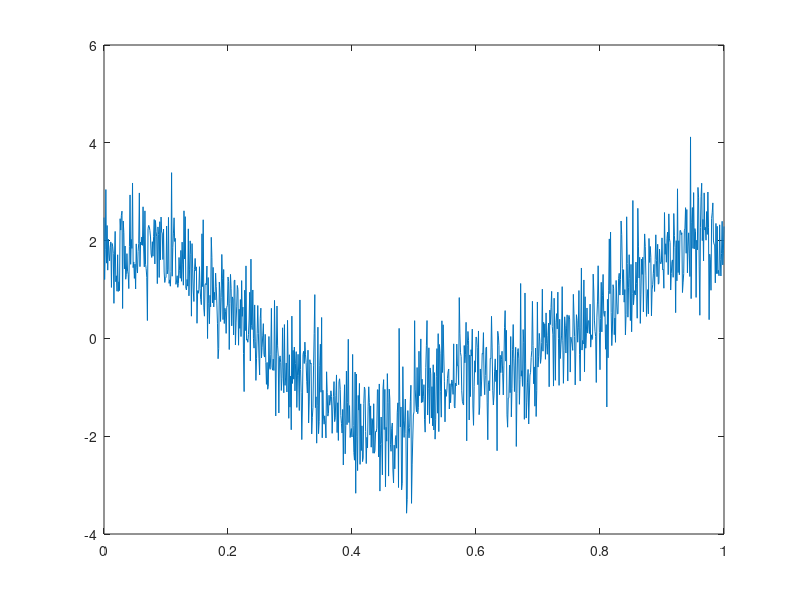
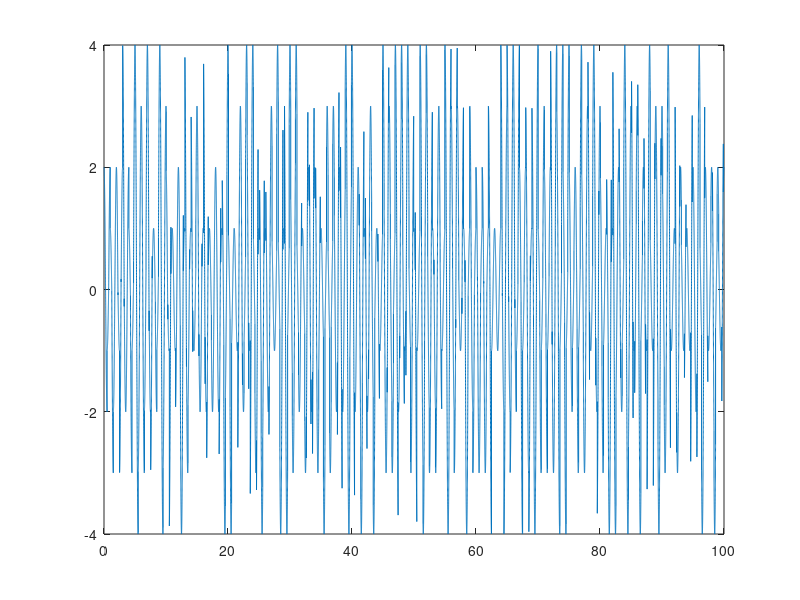
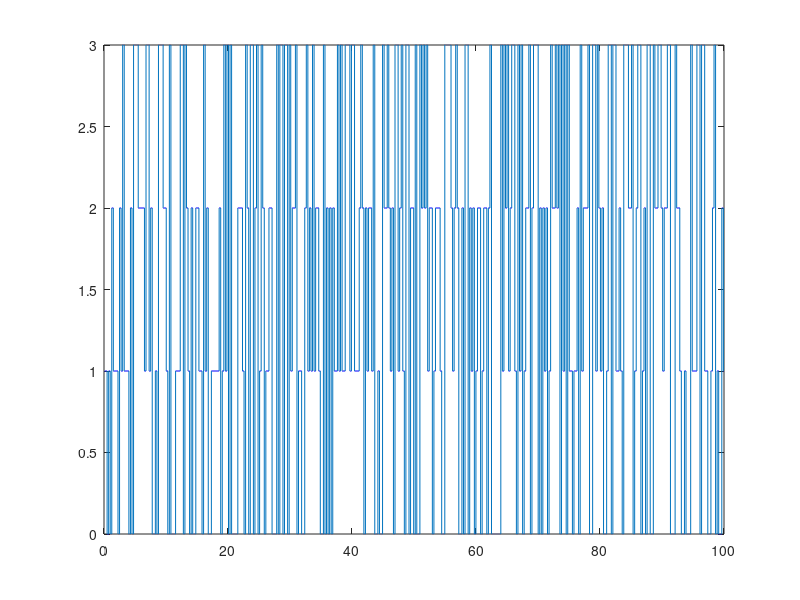

Source code (MATLAB) for these figures, in order: (Note: this script raises an error after producing the figures.)
% Establish Fs
Fs = 1000;

% Define Sampling Period
T = 1/Fs;

% Define Length of Signal in time (ms)
L = 100000; % Same as 1 second

% Number of samples per sine_wave
number_of_samples = 360;

% Create time array for symbols with sampling period
t = (0:L-1)*T;

% Binary signal
binary_signal = zeros(1,length(t));

% Output Y signal
y = zeros(1,length(t));

% Generate first random value
%rand_value = randi([0 1]);
rand_value = 1;

% Assign first random value to binary signal
binary_signal(1,1) = rand_value;

% FSK Center Frequencies
Fc1 = 1;

% Establish Bit Rate
Rb = 250;

% Number of Samples
num_samples = (Fs/Rb)*(L/Fs);

% Create Feature Matrix
feature_matrix = zeros(num_samples,6);

% Establish Baud Rate
Baud_rate = 250;

for i=1:(length(t))
    
    if(mod(i,(Fs/4)+1) == 0)
        rand_value = randi([0 3]);
        binary_signal(1,i) = rand_value;
            if(rand_value == 0)
                y(1,i) = 1*cos(2*pi*t(1,i)*Fc1);
            elseif(rand_value == 1)
                y(1,i) = 2*cos(2*pi*t(1,i)*Fc1);
            elseif(rand_value == 2)
                y(1,i) = 3*cos(2*pi*t(1,i)*Fc1);
            elseif(rand_value == 3)
                y(1,i) = 4*cos(2*pi*t(1,i)*Fc1);                
            end

    else
            binary_signal(1,i) = rand_value;
            if(rand_value == 0)
                y(1,i) = 1*cos(2*pi*t(1,i)*Fc1);
            elseif(rand_value == 1)
                y(1,i) = 2*cos(2*pi*t(1,i)*Fc1);
            elseif(rand_value == 2)
                y(1,i) = 3*cos(2*pi*t(1,i)*Fc1);
            elseif(rand_value == 3)
                y(1,i) = 4*cos(2*pi*t(1,i)*Fc1);                
            end
    end
end

% SNR to be kept while adding AWGN
SNR = 10;

%Add White Guassian Noise to signal
y_awgn = awgn(y,SNR,'measured');

figure(1)
plot(t(1:1001),y_awgn(1:1001))


figure(2)
plot(t,y)

figure(3)
plot(t,binary_signal)

% Create matrix for amplitude normalized
amplitude_normalized = zeros(1,length(t));

% Create matrix for normalized-centered instantaneous amplitude
normalized_centered_instantaneous_amplitude = zeros(1,length(t));

% Create matrix for unwrapped phase
unwrapped_phase = zeros(1,length(t));

% Create matrix for centered non linear instantaneous phase
centered_non_inear_instantaneous_phase = zeros(1,length(t));

% Create matrix for frequency at normalized value
normalized_frequency = zeros(1,length(t));

j = 0;

while j ~= num_samples

    average_instataneous_amplitude = 0;

    % Compute Average Instantaneous Amplitude
    for i=(j*Fs/4)+1:(j+1)*(Fs/4)
        average_instataneous_amplitude = abs(y_awgn(1,i)) + average_instataneous_amplitude;
    end

    average_instataneous_amplitude = (1/(Fs/4))*average_instataneous_amplitude;


    % Compute the Value of the Normalized Amplitude
    for i=(j*Fs/4)+1:(j+1)*(Fs/4)
        amplitude_normalized(1,i) = abs(y_awgn(1,i))/average_instataneous_amplitude;
    end

    % Compute the Value of the Centered Normalized Instantaneous Amplitude
    for i=(j*Fs/4)+1:(j+1)*(Fs/4)
        normalized_centered_instantaneous_amplitude(1,i) = amplitude_normalized(1,i)-1;
    end


    standard_deviation_instantaneous_amplitude = 0;
    sum_acn_squared = 0;
    sum_acn = 0;
    for i=(j*Fs/4)+1:(j+1)*(Fs/4)
        sum_acn_squared = sum_acn_squared + normalized_centered_instantaneous_amplitude(1,i).^2;
        sum_acn = sum_acn + abs(normalized_centered_instantaneous_amplitude(1,i));
    end

    sum_acn_squared = (1/Fs/4)*sum_acn_squared;
    sum_acn = ((1/Fs/4)*sum_acn).^2;
    standard_deviation_instantaneous_amplitude = sqrt(sum_acn_squared-sum_acn);

    feature_matrix(j+1,1) = standard_deviation_instantaneous_amplitude;

    % Compute the normalized-centered instantaneous amplitude of the intercepted signal
    gamma_max = fft(normalized_centered_instantaneous_amplitude,Fs/4).^2;

    feature_matrix(j+1,2) = max(gamma_max);
    
    % Find all frequencies
    %figure(4)
    %plot(t(1,1:Fs/4),(Fs/4)*abs(gamma_max),"LineWidth",3)

    % Declare the array for the unwrapped phase
    unwrapped_phase(1,(j*Fs/4)+1:(j+1)*(Fs/4)) = unwrap(y_awgn(1,(j*Fs/4)+1:(j+1)*(Fs/4)));


    % Compute the Value of the Centered Normalized Instantaneous Amplitude
    for i=(j*Fs/4)+1:(j+1)*(Fs/4)
        centered_non_inear_instantaneous_phase(1,i) = unwrapped_phase(1,i) - ((2*pi*(Fc1)*i)/Fs);
    end

    standard_deviation_instantaneous_phase = 0;

    % Compute the Value of the Centered Normalized Instantaneous Amplitude
    sum_unwrapped_squared = 0;
    sum_unwrapped = 0;
    for i=(j*Fs/4)+1:(j+1)*(Fs/4)
        sum_unwrapped_squared = sum_unwrapped_squared + centered_non_inear_instantaneous_phase(1,i).^2;
        sum_unwrapped = sum_unwrapped + abs(centered_non_inear_instantaneous_phase(1,i));
    end

    sum_unwrapped_squared = (1/Fs/4)*sum_unwrapped_squared;
    sum_unwrapped = (1/Fs/4)*sum_unwrapped;

    standard_deviation_instantaneous_phase = sqrt(sum_unwrapped_squared-sum_unwrapped);

    feature_matrix(j+1,3) = standard_deviation_instantaneous_phase;

    standard_deviation_direct_phase = 0;

    % Compute the Value of the Centered Normalized Instantaneous Amplitude
    sum_unwrapped_direct_squared = 0;
    sum_unwrapped_direct = 0;
    for i=(j*Fs/4)+1:(j+1)*(Fs/4)
        sum_unwrapped_direct_squared = sum_unwrapped_direct_squared + centered_non_inear_instantaneous_phase(1,i).^2;
        sum_unwrapped_direct = sum_unwrapped_direct + (centered_non_inear_instantaneous_phase(1,i));
    end

    sum_unwrapped_direct_squared = ((1/Fs/4)*sum_unwrapped_direct_squared);
    sum_unwrapped_direct = ((1/Fs/4)*sum_unwrapped_direct).^2;

    standard_deviation_direct_phase = sqrt(sum_unwrapped_direct_squared-sum_unwrapped_direct);

    feature_matrix(j+1,4) = standard_deviation_direct_phase;

    % Compute average frequency over sample, which will be the same over one
    % symbol
    sum_frequency = 0;
    for i=(j*Fs/4)+1:(j+1)*(Fs/4)
        sum_frequency = sum_frequency + (1/(Fs/4))*Fc1;
    end

    for i=(j*Fs/4)+1:(j+1)*(Fs/4)
        normalized_frequency(1,i) = (((Fc1-sum_frequency)/(Rb/2))*(Rb/2) ) - Baud_rate; 
    end

    % Standard Deviation of Absolute Value of Instantaneous Frequency
    deviation_instantaneous_frequency = 0;

    % Compute the Value of the Centered Normalized Instantaneous Frequency
    sum_frequency_squared = 0;
    sum_frequency = 0;
    for i=(j*Fs/4)+1:(j+1)*(Fs/4)
        sum_frequency_squared = sum_frequency_squared + normalized_frequency(1,i).^2;
        sum_frequency = sum_frequency + abs(normalized_frequency(1,i));
    end

    sum_frequency_squared = ((1/Fs/4)*sum_frequency_squared);
    sum_frequency = ((1/Fs/4)*sum_frequency).^2;

    deviation_instantaneous_frequency = sqrt(sum_frequency_squared-sum_frequency);

    feature_matrix(j+1,5) = deviation_instantaneous_frequency;

    feature_matrix(j+1,6) = 2;

    j = j + 1;
end

writematrix(feature_matrix,'ask4_test_data.xls')
